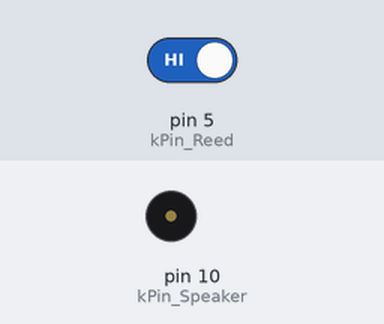
A sketch run on a simulated Arduino Uno, built with avr-gcc and run on an emulated ATmega328P. On the bench: buzzer (waves = sounding). The test bench sets the inputs (shaded band); at power-on: pin 5 (kPin_Reed) HIGH.

Above: at 1.2 s.
1.3 s: pin 5 (kPin_Reed) driven LOW
At 2.2 s:
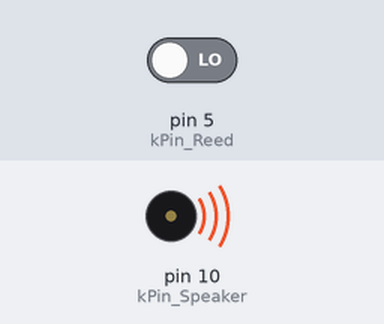
2.8 s: pin 5 (kPin_Reed) driven HIGH
At 3.4 s:
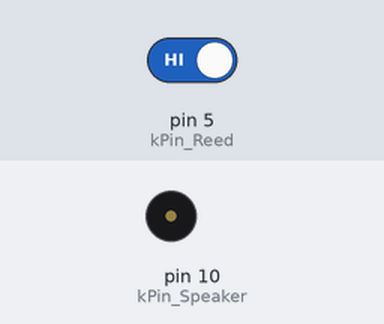
Timing chart, 0 to 5.8 s (numbered marks = the images above; inputs shaded):
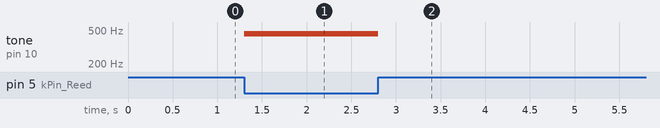

The sketch:

7_3_sketch.ino
```cpp
/*
    13518146 - Naufal Prima Yoriko
    EXERCISE 7.3 Use the reed switch and the magnet
            to make a sound when the magnet is close.
*/

const int kPin_Reed = 5;
const int kPin_Speaker = 10;

void setup() {
  pinMode(kPin_Reed, INPUT);
  pinMode(kPin_Speaker, OUTPUT);

  digitalWrite(kPin_Reed, HIGH);
}

void loop() {
    if(digitalRead(kPin_Reed) == LOW){
        tone(kPin_Speaker, 450);
    } else {
        noTone(kPin_Speaker);
    }
}
```

Measured:
- after the input at 1.3 s, tone on pin 10 (kPin_Speaker): silent → 450 Hz at once
- after the input at 2.8 s, tone on pin 10 (kPin_Speaker): 450 Hz → silent at once
